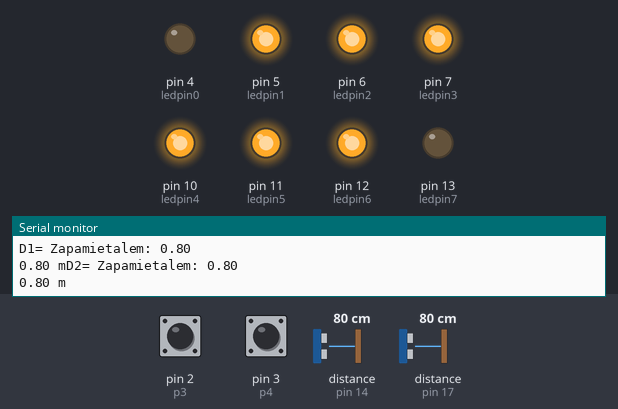
The sketch below on a simulated Arduino Uno, built with avr-gcc and run on an emulated ATmega328P. On the bench: output pins drawn as LEDs (lit = HIGH), the last lines printed to the serial monitor. Wiring (inferred from the names in the program): 2 × ultrasonic range finder: trigger pin 15, echo pin 14 / trigger pin 16, echo pin 17. The test bench sets the inputs (shaded band); at power-on: distance to the obstacle (sensors on pin 14, pin 17) 80 cm, pin 2 (p3) HIGH, pin 3 (p4) HIGH. The echo pulse lasts 58.3 µs per cm; pins used as bus, display or sensor lines are not drawn.

Above: at 1.3 s.
1.4 s: distance to the obstacle (sensor on pin 14) set to 73 cm
2.9 s: distance to the obstacle (sensor on pin 14) set to 67 cm
At 3.5 s:
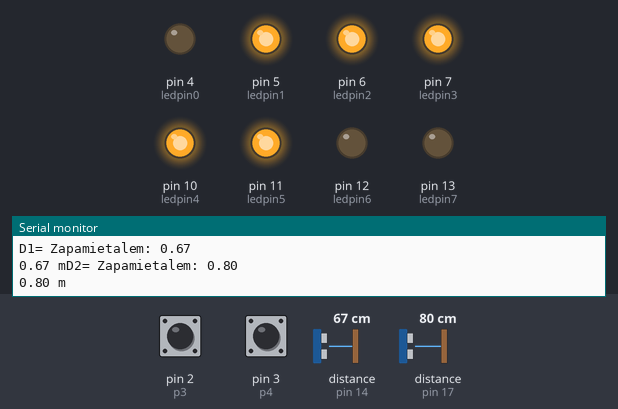
4.5 s: distance to the obstacle (sensor on pin 17) set to 73 cm
6.0 s: distance to the obstacle (sensor on pin 17) set to 65 cm
At 7.3 s:
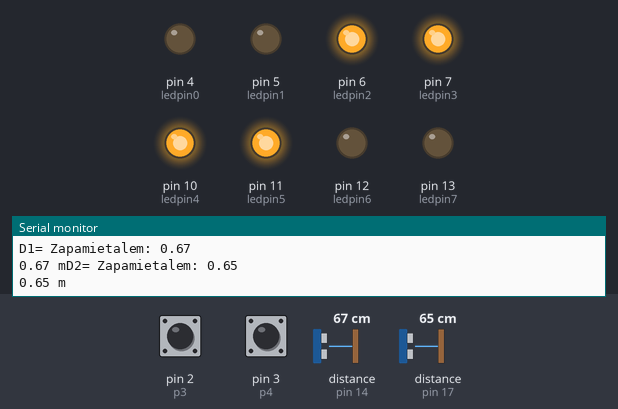
7.6 s: distance to the obstacle (sensor on pin 14) set to 56 cm
9.1 s: distance to the obstacle (sensor on pin 14) set to 45 cm
At 10.4 s:
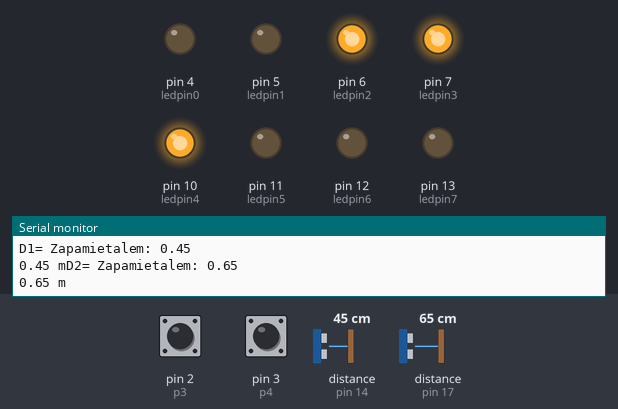
Timing chart, 0 to 11.7 s (numbered marks = the images above; inputs shaded):
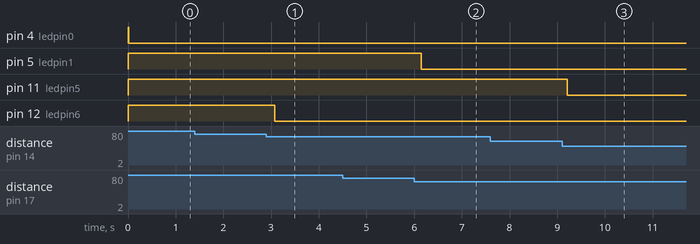

Measured:
- the behaviour switches between 70 and 69 cm on distance to the obstacle (sensor on pin 14) (found by bisection; images 0 and 1)
- the behaviour switches between 70 and 69 cm on distance to the obstacle (sensor on pin 17) (found by bisection; images 1 and 2)
- the behaviour switches between 51 and 50 cm on distance to the obstacle (sensor on pin 14) (found by bisection; images 2 and 3)
- after the input at 2.9 s, pin 12 (ledpin6): HIGH → LOW after 0.18 s
- after the input at 6.0 s, pin 5 (ledpin1): HIGH → LOW after 0.15 s
- after the input at 9.1 s, pin 11 (ledpin5): HIGH → LOW after 0.11 s

The sketch:

parking_sensor.ino
```cpp
#define trigPin 15  // podlaczony echo do d3 i trid do d4
#define echoPin 14
#define ledpin0 4
#define ledpin1 5
#define ledpin2 6
#define ledpin3 7
#define ledpin4 10
#define ledpin5 11
#define ledpin6 12
#define ledpin7 13
#define trigPin2 16 // podlaczony echo do
#define echoPin2 17

  const int p1 = 0;
  const int p2 = 1;     // the number of the pushbutton pin
  const int p3 = 2;
  const int p4 = 3;
 double pamietanaWartosc=9999;
  double pamietanaWartosc2=9999;
 boolean pomiar=true;
void setup() {
  Serial.begin (9600);
  pinMode(trigPin, OUTPUT); //Pin, do którego podłączymy trig jako wyjście
  pinMode(echoPin, INPUT); //a echo, jako wejście
  pinMode(p1, INPUT_PULLUP);
  pinMode(p2, INPUT_PULLUP);
  pinMode(p3, INPUT_PULLUP);
  pinMode(p4, INPUT_PULLUP);
  pinMode(ledpin0, OUTPUT);
  pinMode(ledpin1, OUTPUT);
  pinMode(ledpin2, OUTPUT);
  pinMode(ledpin3, OUTPUT);
  pinMode(ledpin4, OUTPUT);
  pinMode(ledpin5, OUTPUT);
  pinMode(ledpin6, OUTPUT);
  pinMode(ledpin7, OUTPUT);
  digitalWrite(ledpin0, HIGH);
  digitalWrite(ledpin1, HIGH);
  digitalWrite(ledpin2, HIGH);
  digitalWrite(ledpin3, HIGH);
  digitalWrite(ledpin4, HIGH);
  digitalWrite(ledpin5, HIGH);
  digitalWrite(ledpin6, HIGH);
  digitalWrite(ledpin7, HIGH);
    pinMode(trigPin2, OUTPUT); //Pin, do którego podłączymy trig jako wyjście
  pinMode(echoPin2, INPUT);

}

void loop() {

   if (digitalRead(p1) == LOW) {
     pamietanaWartosc=9999;
     pamietanaWartosc2=9999;
      Serial.print("Pamietana wartosc 1 i 2: ");
     Serial.print(pamietanaWartosc);
     delay(2000);
  }
  if (digitalRead(p2) == LOW) {
     pomiar=false;
  }
  if (digitalRead(p3) == LOW) {
     pomiar=true;
  }
  if(pomiar){
   // pomiar
  Serial.print("D1= ");
 Serial.print(zmierzOdleglosc());
  Serial.print(" m");
 //2 pomiar
 Serial.print("D2= ");
  Serial.print(zmierzOdleglosc2());
   Serial.println(" m");
  delay(500);
  //koniecpomiaru
  }
  if (digitalRead(p4) == LOW) {
      Serial.print("Zapamietane wartosci: D1-MIN=");
     Serial.println(pamietanaWartosc);

     delay(2000);
  }


}

double zapamietajWartoscMin(double nowaWartosc){

  if(nowaWartosc<pamietanaWartosc) pamietanaWartosc=nowaWartosc;
   Serial.print("Zapamietalem: ");  // jaka jest minimalna wartosc
   Serial.println(pamietanaWartosc);

}

 double zapamietajWartoscMin2(double nowaWartosc){

  if(nowaWartosc<pamietanaWartosc2) pamietanaWartosc2=nowaWartosc;
   Serial.print("Zapamietalem: ");  // jaka jest minimalna wartosc
   Serial.println(pamietanaWartosc2);

}

double zmierzOdleglosc() {
   double czas, dystans;

  digitalWrite(trigPin, LOW);
  delayMicroseconds(2);
  digitalWrite(trigPin, HIGH);
  delayMicroseconds(10);
  digitalWrite(trigPin, LOW);

  czas = pulseIn(echoPin, HIGH);
  dystans = czas / 58;
  dystans/=100;
  if(dystans<1)  digitalWrite(ledpin7, LOW);
  else digitalWrite(ledpin7, HIGH);
  if(dystans<0.7)  digitalWrite(ledpin6, LOW);
  else digitalWrite(ledpin6, HIGH);
   if(dystans<0.5)  digitalWrite(ledpin5, LOW);
  else digitalWrite(ledpin5, HIGH);
   if(dystans<0.3)  digitalWrite(ledpin4, LOW);
  else digitalWrite(ledpin4, HIGH);
  zapamietajWartoscMin(dystans);
  return dystans;
}

double zmierzOdleglosc2() {
double czas, dystans;
digitalWrite(trigPin2, LOW);
  delayMicroseconds(2);
  digitalWrite(trigPin2, HIGH);
  delayMicroseconds(10);
  digitalWrite(trigPin2, LOW);

  czas = pulseIn(echoPin2, HIGH);
  dystans = czas / 58;
  dystans/=100;
  if(dystans<1)  digitalWrite(ledpin0, LOW);
  else digitalWrite(ledpin0, HIGH);
  if(dystans<0.7)  digitalWrite(ledpin1, LOW);
  else digitalWrite(ledpin1, HIGH);
   if(dystans<0.5)  digitalWrite(ledpin2, LOW);
  else digitalWrite(ledpin2, HIGH);
   if(dystans<0.3)  digitalWrite(ledpin3, LOW);
  else digitalWrite(ledpin3, HIGH);
  zapamietajWartoscMin2(dystans);
  return dystans;
}
```
